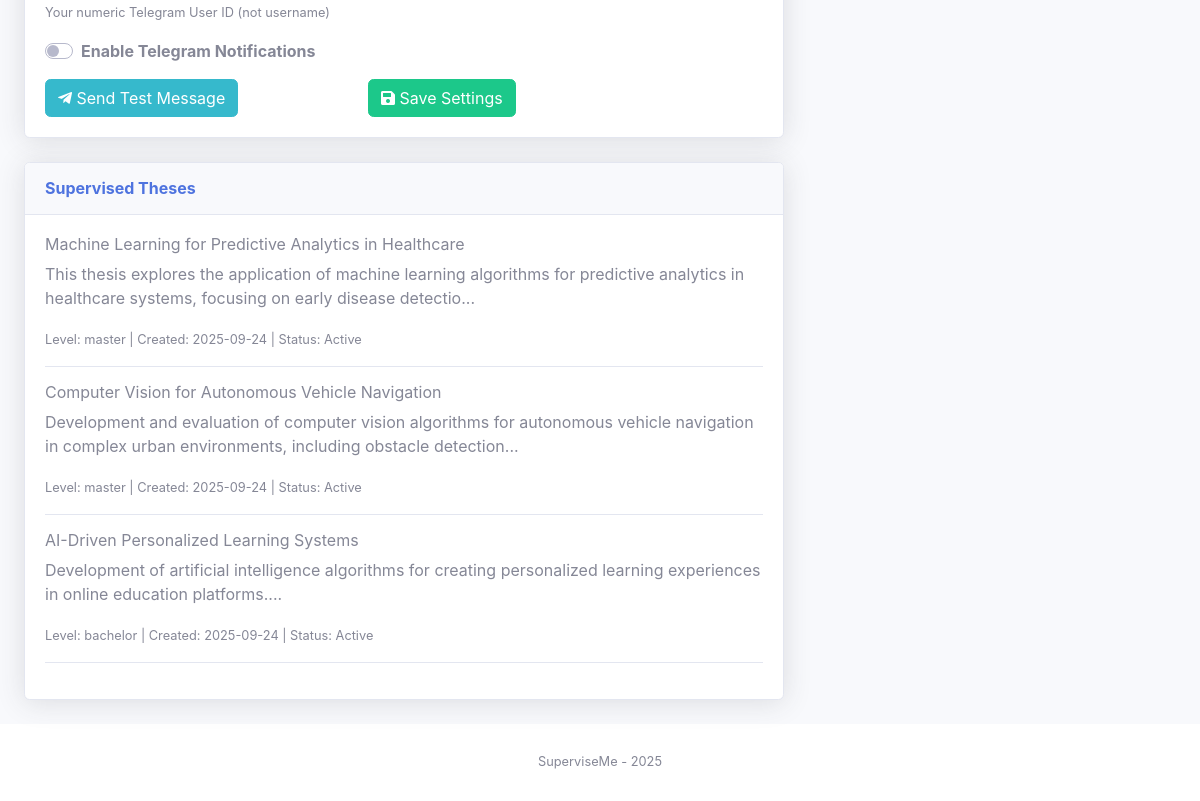
Before: /profile (signed in, lower part) with the older database file.
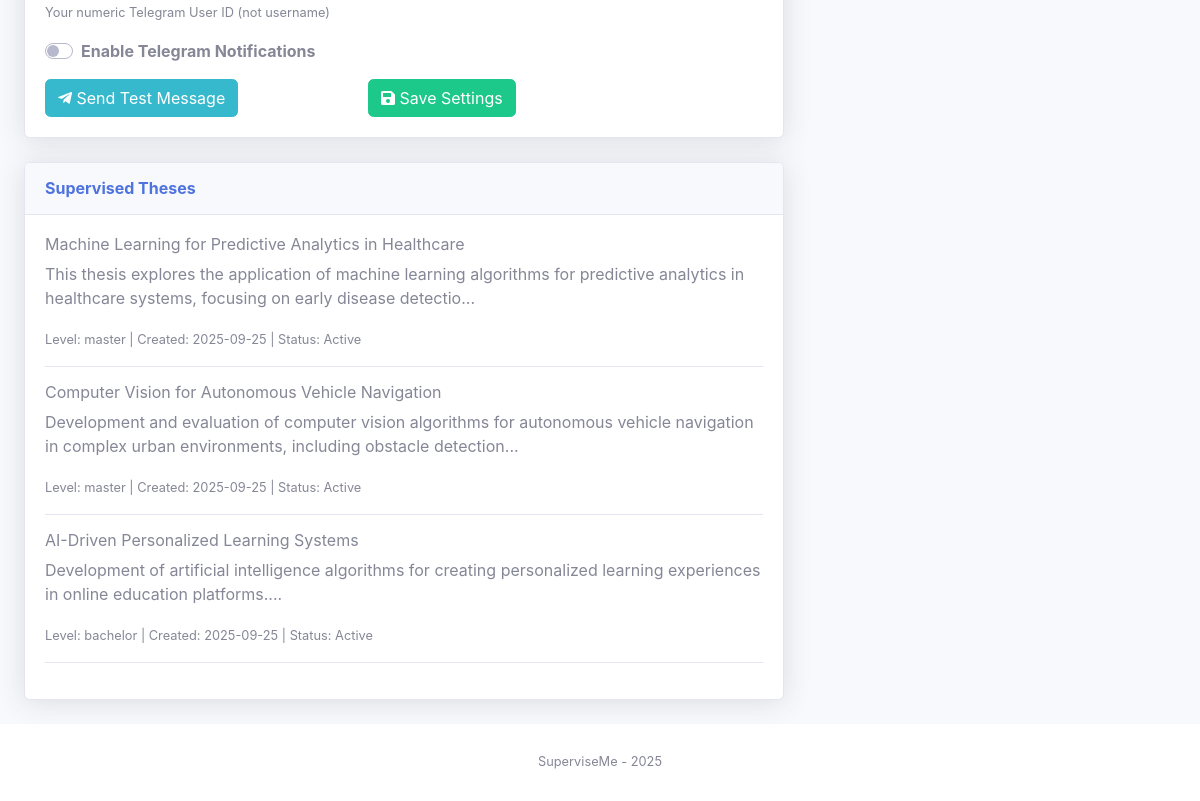
After: the same page with the newer database file.
### superviseme/models.py (models this page shows)
class Thesis(db.Model):
    __tablename__ = "thesis"
    id = db.Column(db.Integer, primary_key=True)
    title = db.Column(db.String(100), nullable=False)
    description = db.Column(db.Text, nullable=False)
    author_id = db.Column(db.Integer, db.ForeignKey("user_mgmt.id"), nullable=True)
    frozen = db.Column(db.Boolean, default=False)
    level = db.Column(db.Text, nullable=True)
    created_at = db.Column(db.Integer, nullable=False)

### superviseme/routes/profile.py (the view)
@profile.route("/profile")
@login_required
def profile_page():
    authored_theses = []
    supervised_theses = []
    if current_user.user_type == "student":
        authored_theses = Thesis.query.filter_by(author_id=current_user.id).all()
    elif current_user.user_type == "supervisor":
        supervised_rels = Thesis_Supervisor.query.filter_by(supervisor_id=current_user.id).all()
        supervised_theses = [Thesis.query.get(rel.thesis_id) for rel in supervised_rels if Thesis.query.get(rel.thesis_id)]
    return render_template("/profile.html",
                         user=current_user,
                         authored_theses=authored_theses,
                         supervised_theses=supervised_theses,
                         datetime=datetime.datetime)

### superviseme/utils/logging_config.py (called while the page is built)
def log_request_response(app, loggers):
    @app.before_request
    def log_request_info():
        loggers['access_logger'].info("Request started", extra={
            'event_type': 'request_start',
            'endpoint': request.endpoint,
            'url_rule': str(request.url_rule) if request.url_rule else None,
            'content_length': request.content_length,
            'content_type': request.content_type
        })
    @app.after_request
    def log_response_info(response):
        loggers['access_logger'].info("Request completed", extra={
            'event_type': 'request_end',
            'status_code': response.status_code,
            'content_length': response.content_length,
            'content_type': response.content_type
        })
        return response

### superviseme/templates/profile.html (shortened to what the changed rows need)
{% if user.user_type == 'admin' %}
    {% include 'admin/components/header.html' %}
{% else %}
    <!DOCTYPE html>
    <html lang="en">
    <head>
        <link href="{{ url_for('static', filename='assets/js/vendor/fontawesome-free/css/all.min.css') }}" rel="stylesheet" type="text/css">
        <link href="{{ url_for('static', filename='assets/css/sb-admin-2.min.css') }}" rel="stylesheet">
    </head>
{% endif %}
<body id="page-top">
    <div id="wrapper">
        <div id="content-wrapper" class="d-flex flex-column" {% if user.user_type != 'admin' %}style="margin-left: 0;"{% endif %}>
            <div id="content">
                <div class="container-fluid">
                    <div class="row">
                        <div class="col-xl-8 col-lg-7">
                            {% if user.user_type == "supervisor" and supervised_theses %}
                                <div class="card shadow mb-4">
                                    <div class="card-body">
                                        {% for thesis in supervised_theses %}
                                            <div class="border-bottom mb-3 pb-3">
                                                <h6>{{ thesis.title }}</h6>
                                                <p class="text-muted">{{ thesis.description[:150] }}...</p>
                                                <small class="text-muted">
                                                    Level: {{ thesis.level }} |
                                                    Created: {{ datetime.fromtimestamp(thesis.created_at).strftime('%Y-%m-%d') }} |
                                                    Status: {% if thesis.frozen %}Frozen{% else %}Active{% endif %}
                                                </small>
                                            </div>
                                        {% endfor %}
                                    </div>
                                </div>
                            {% endif %}
                        </div>
                    </div>
                </div>
            </div>
        </div>
    </div>
</body>
</html>

Changed rows visible on the page:
changed Thesis "Machine Learning for Predictive Analytics in Healthcare": fromtimestamp "2025-09-24" → "2025-09-25"
changed Thesis "Computer Vision for Autonomous Vehicle Navigation": fromtimestamp "2025-09-24" → "2025-09-25"
changed Thesis "AI-Driven Personalized Learning Systems": fromtimestamp "2025-09-24" → "2025-09-25"
